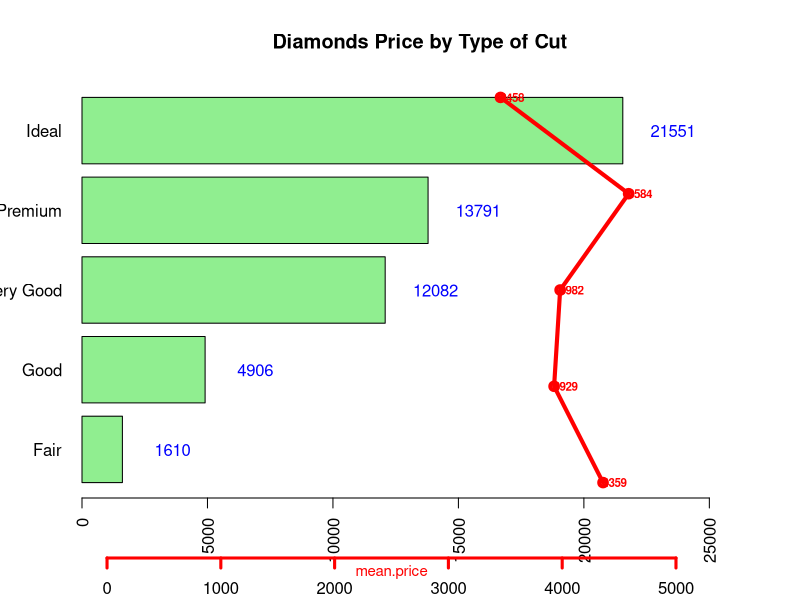

The R script that drew this image:
# Task to make a bar plot of categorical vraiable.
# Unlike plot() function, barplot() function does not take a raw categorical variable for plottting. It needs a vector for plotting the heights the bars. This means the no of observations falling under each of the categories must grouped and counted and presented as a vector. Usually categorical variables are stored as a factor.

# The levels of a factor are the names of the categories.

library(ggplot2)
data(diamonds)
install.packages(doBy);
library(doBy)
dd <- as.data.frame(diamonds) # convert as pure dataframe not tbl_df, tbl for summaryBy function

dd.cut <- summaryBy(data=dd, # reference datafarme
                    price~cut, # price by cut groups
                    FUN=c(mean, # avg price per group
                          NROW, # freq per group
                          max, # not used yet
                          min # not used yet
                          ))
class(dd.cut) # check class must be dataframe not tbl
dd.cut
names(dd.cut) <- c("type","mean.price", "freq", "max.price", "min.price")
dd.cut
dd.cut$mean.price <- round(dd.cut$mean.price )

plot.new()

cut.barplot <- barplot(height=dd.cut$freq,
              width = 1,
              names.arg=dd.cut$type,
              horiz= TRUE,
              xlim=c(0, max(dd.cut$freq)*1.25), # provide margin
              col="light green",
              las = 2 # label axis style: 2 = perpendicular to axis
              )  # axis label orientation to be fixed ??

title("Diamonds Price by Type of Cut")


text(x=dd.cut$freq + 2000, # where: position of label
     cut.barplot, # add to which barplot
     labels= as.character(dd.cut$freq), # what to show in label
     col="blue" # color of label
     )

# DUAL AXIS PLOTTING

par(new = T)

plot(dd.cut$mean.price,
     cut.barplot,
     xlim=c(0, max(dd.cut$mean.price)*1.20),
     xlab="",
     ylab ="",
     type = "n",
     axes = F
)

lines(dd.cut$mean.price, cut.barplot, lwd = 4, col= "red")


points(dd.cut$mean.price, cut.barplot, lwd = 4, col= "red")

text(dd.cut$mean.price + 100, # where
     cut.barplot,  # to which plot's reference
     labels=as.character(dd.cut$mean.price), # label as what
     col= "red",
     font = 2,
     cex = 0.7 # char expansion reduced
     )

axis(1, col = "red", lwd = 3, line = 3)

mtext("mean.price",
      side = 1,  # on bottom of graph
      line = 3.1, # if axis line= 3, mtext = 3.1 not on it, thus visible
      col = "red", # colour of text
      cex= 0.9, # character expands by 1.5
      at = 2500 # on scale of 0-5000 of mean price, mtext is at 2500 x co-ordinate
)

